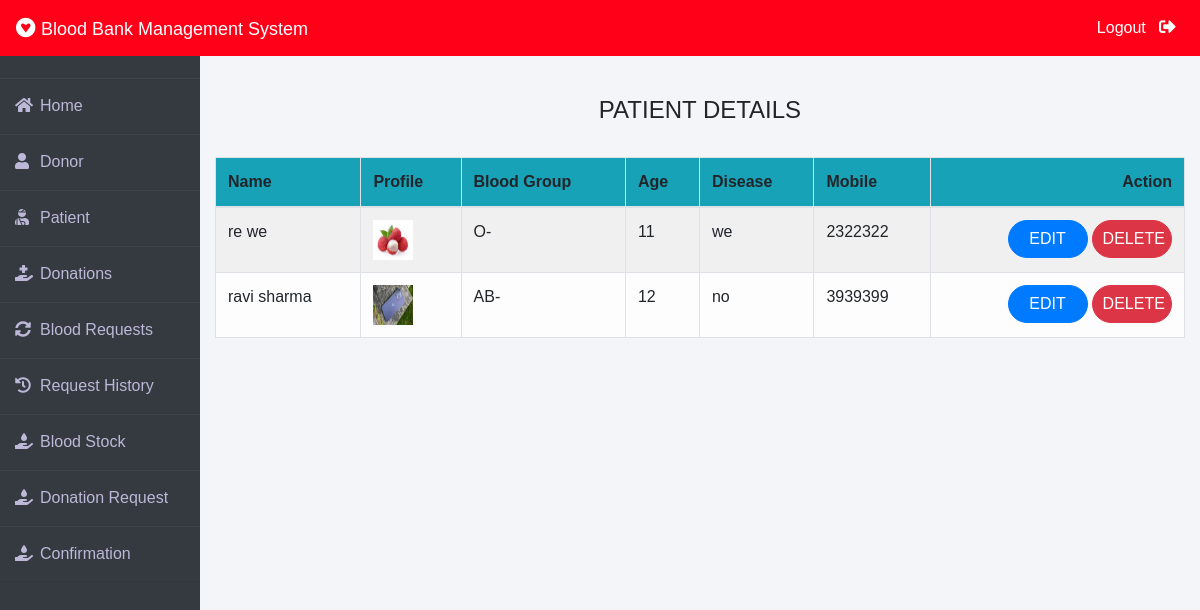
The app's page /admin-patient (signed in), older data.
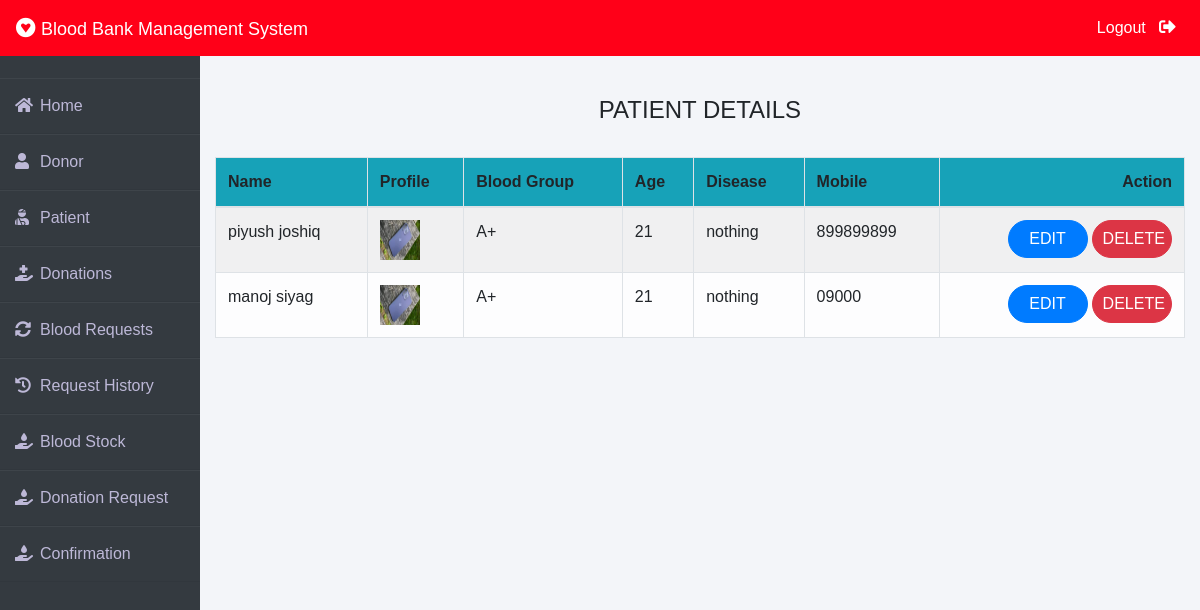
The same page, newer data.
### patient/models.py (models this page shows, shortened)
class Patient(models.Model):
    user=models.OneToOneField(User,on_delete=models.CASCADE)
    profile_pic= models.ImageField(upload_to='profile_pic/Patient/',null=True,blank=True)
    age=models.PositiveIntegerField()
    bloodgroup=models.CharField(max_length=10)
    disease=models.CharField(max_length=100)
    doctorname=models.CharField(max_length=50)
    address = models.CharField(max_length=40)
    mobile = models.CharField(max_length=20,null=False)
    @property
    def get_name(self):
        return self.user.first_name+" "+self.user.last_name

### blood/views.py (the view)
# urls.py: path('admin-patient', views.admin_patient_view,name='admin-patient'),
@login_required(login_url='adminlogin')
def admin_patient_view(request):
    patients=Patient.objects.all()
    return render(request,'blood/admin_patient.html',{'patients':patients})

### blood/templates/blood/admin_patient.html
{% extends 'blood/adminbase.html' %}
{% block content %}
{% load widget_tweaks %}
{%load static%}
<br><br>
<div class="container">
    <H4 class="text-center">PATIENT DETAILS</H4><br>
    <table class="table table-light table-hover table-bordered table-striped">
        <thead class="bg-info">
            <tr>
                <th scope="col">Name</th>
                <th scope="col">Profile</th>
                <th scope="col">Blood Group</th>
                <th scope="col">Age</th>
                <th scope="col">Disease</th>
                <th scope="col">Mobile</th>
                <th class="text-right">Action</th>
            </tr>
        </thead>
        <tbody>
            {% for t in patients %}
            <tr>
                <td> {{t.get_name}}</td>
                <td> <img src="{% static t.profile_pic.url %}" alt="Profile Pic" height="40px" width="40px" /></td>
                <td>{{t.bloodgroup}}</td>
                <td>{{t.age}}</td>
                <td>{{t.disease}}</td>
                <td>{{t.mobile}}</td>
                <td class="text-right">
                    <button class="btn btn-primary badge-pill" style="width: 80px;"><a  style="text-decoration: none;color: white;" href="{% url 'update-patient' t.id  %}">EDIT</a> </button>
                    <button class="btn btn-danger badge-pill" style="width: 80px;"><a  style="text-decoration: none;color: white;" href="{% url 'delete-patient' t.id  %}">DELETE</a> </button>
                </td>
            </tr>
            {% endfor %}
        </tbody>
    </table>
</div>
{% endblock content %}

Row changes from the older to the newer data that the page shows:
removed Patient: get_name "re we", profile_pic (picture), bloodgroup "O-", age "11", disease "we", mobile "2322322"
removed Patient: get_name "ravi sharma", profile_pic (picture), bloodgroup "AB-", age "12", disease "no", mobile "3939399"
added Patient: get_name "piyush joshiq", profile_pic (picture), bloodgroup "A+", age "21", disease "nothing", mobile "899899899"
added Patient: get_name "manoj siyag", profile_pic (picture), bloodgroup "A+", age "21", disease "nothing", mobile "09000"
